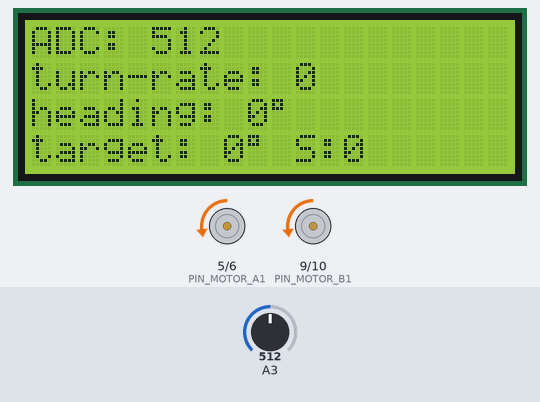
Bench run of a sketch on a simulated Arduino Uno, built with avr-gcc and run on an emulated ATmega328P. Shown: 20×4 character LCD, motor-driver pin pairs drawn as motors (green arrow = first pin HIGH = forward, orange = second pin HIGH = backward, longer = more drive). The inputs (shaded band) are chosen by the test bench; at power-on: A3 = 512.

Above: at 4.2 s.
4.3 s: A3 set to 716
At 4.46 s:
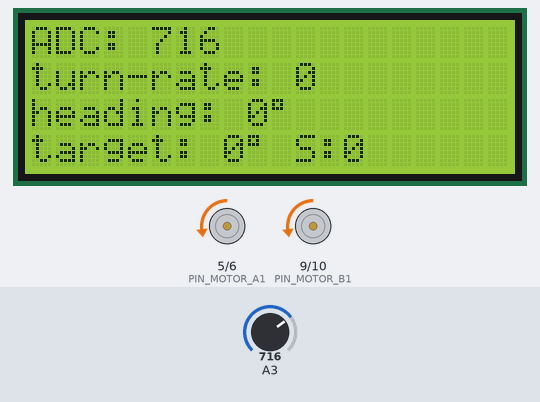
7.3 s: A3 set to 686
At 7.48 s:
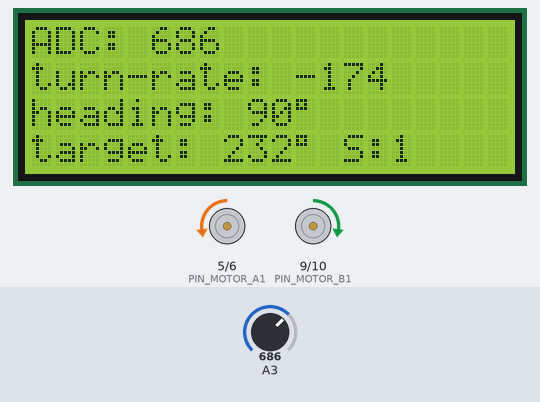
9.7 s: A3 set to 667
At 9.9 s:
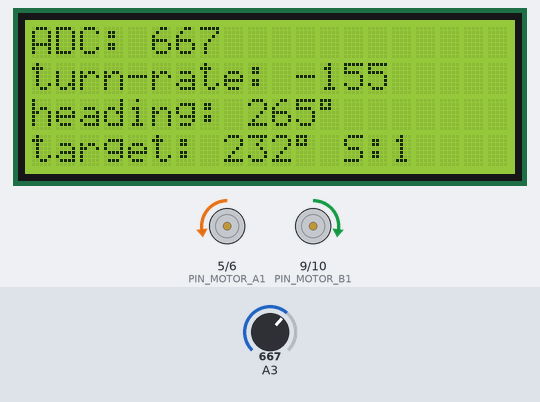
Timing chart, 0 to 15.7 s (numbered marks = the images above; inputs shaded):
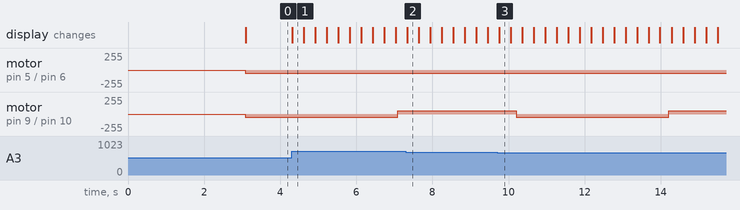

The sketch:

TurnRateSensor.ino
```cpp
// TurnRate Sensor: read data from analog gyroscope, output heading on lcd

/* Connections:
 R/S : Pin 11
 R/W : not connected
 E   : Pin 12
 DB4 : Pin 13
 DB5 : Pin A0
 DB6 : Pin A1
 DB7 : Pin A2

 Motor:
 A1 : Pin 5
 A2 : Pin 6
 B1 : Pin 9
 B2 : Pin 10
 Turn-Rate Sensor: A3
*/

// include LCD functions:
#include <LiquidCrystal.h>

// define the LCD screen
LiquidCrystal lcd(11, 12, 13, A0, A1, A2);

// Pins of motor
#define PIN_MOTOR_A1 5
#define PIN_MOTOR_A2 6
#define PIN_MOTOR_B1 9
#define PIN_MOTOR_B2 10

const uint8_t motorPins[] = { PIN_MOTOR_A1, PIN_MOTOR_A2, PIN_MOTOR_B1, PIN_MOTOR_B2 };

// Aufgabe 2
// Variable für den Ruhewert des Sensors
int16_t gyroOffset = 0;
// Aufgabe 3
//unsigned long lastMicros = 0;
long heading_int = 0;
const int DEADZONE = 5;
// Aufgabe 6 - Zustandsautomat Variablen
char state = '0';  // Zustand: '0' = drive forward, '1' = rotate right
unsigned long timer = 0;  // Timer in Millisekunden
int targetHeading = 0;  // Zielrichtung in Grad
const int8_t TOLERANCE = 2;  // Toleranzbereich für heading Vergleich
unsigned long timerState = 0;
int16_t turnRate = 0;

// initialization
void setup()
{
   // Pins A0, A1, A2 als Ausgänge konfigurieren
  pinMode(A0, OUTPUT);
  pinMode(A1, OUTPUT);
  pinMode(A2, OUTPUT);


  // Motor Pins als Ausgänge konfigurieren
  for(int i = 0; i < 4; i++) {
    pinMode(motorPins[i], OUTPUT);
  }

  lcd.clear();
  lcd.begin(20, 4);
  lcd.setCursor(0, 0);
  lcd.print("Kalibrierung...");

  // Warten auf Stabilisierung nach dem Einschalten
  delay(2000);

  // Aufgabe 2
  // Berechnung des Mittelwerts über mehrere Messungen
  long sum = 0;
  const int numSamples = 100;

  for(int i = 0; i < numSamples; i++) {
    sum += analogRead(A3);
    delay(10);  // Kurze Pause zwischen Messungen
  }

  gyroOffset = sum / numSamples;

  // Timer initialisieren
  timer = millis();

  // LCD für normale Anzeige vorbereiten
  lcd.clear();

  /*Aufgabe 1*/
  lcd.setCursor(0, 0);
  lcd.print("ADC: ");
  lcd.setCursor(0, 1);
  lcd.print("turn-rate: ");

  timerState = timer + 4000;

}

void loop()
{
  /* Aufgabe 2   */
  // Aktuellen ADC-Wert lesen
  int16_t analogValue = analogRead(A3);

  // ADC-Wert in erster Zeile anzeigen
  lcd.setCursor(5, 0);
  lcd.print(analogValue);
  lcd.print("   ");  // Überschreibt Restzeichen

  // Drehrate in zweiter Zeile anzeigen
  lcd.setCursor(11, 1);
  lcd.print(turnRate);
  lcd.print("   ");  // Überschreibt Restzeichen

  int heading = getHeading();

  // Aufgabe 3
  /*
  lcd.setCursor(0, 2);  // dritte Zeile
  lcd.print("heading: ");
  lcd.print(heading_int);
  lcd.print((char)223);  // Gradzeichen
  lcd.print("   ");
  */

  // Aufgabe 4
  lcd.setCursor(0, 2);  // dritte Zeile
  lcd.print("heading: ");
  lcd.print(heading);
  lcd.print((char)223);  // Gradzeichen
  lcd.print("   ");

  // Aufgabe 6 - Zustandsautomat
  doState(heading);

  // targetHeading auf LCD anzeigen (dritte Zeile, kommentiert heading_int aus)
  lcd.setCursor(0, 3);  // 4te Zeile
  lcd.print("target: ");
  lcd.print(targetHeading);
  lcd.print((char)223);
  lcd.print(" S:");
  lcd.print(state);
  lcd.print("  ");
}

// Aufgabe 3 und 4
int getHeading() {
  // Aufgabe 3
  int16_t analogValue = analogRead(A3);
  turnRate = gyroOffset - analogValue;
  unsigned long headingTimer = millis();
  if (!(turnRate <= DEADZONE and turnRate >= -DEADZONE)) {
    heading_int += turnRate * (headingTimer- timer);
  }
  // Aufgabe 4
  timer = headingTimer;
  // Sklarieungsfaktor  = 2280 (wir haben einfach
  int heading = (heading_int / 2280) % 360;
  if (heading < 0) {
   heading += 360;
  }
  return heading;
}

// Aufgabe 5
void setMotor(bool forward, uint8_t speed, bool motorA) {
  int pin1, pin2;

  if (motorA) {
    pin1 = PIN_MOTOR_A1;
    pin2 = PIN_MOTOR_A2;
  } else {
    pin1 = PIN_MOTOR_B1;
    pin2 = PIN_MOTOR_B2;
  }

  if (forward) {
    digitalWrite(pin1, LOW);
    analogWrite(pin2, speed);
  } else {
    analogWrite(pin1, speed);
    digitalWrite(pin2, LOW);
  }
}

// Aufgabe 6
void doState(int heading) {

  // Zustandsautomat
  if (state == '0') {  // State 0: drive forward

    // Vorwärts fahren
    setMotor(true, 50, true);   // Motor A vorwärts
    setMotor(true, 50, false);  // Motor B vorwärts

    // Prüfen ob 4 Sekunden vergangen sind
    if (millis() >= timerState) {
      // --> State 1
      state = '1';
      // Zielrichtung berechnen (aktueller heading + 120)
      targetHeading = (heading + 120) % 360;
      // Timer reset
      //timer = currentTime;
    }
  }
  else if (state == '1') {  // rotate right
    // Rechts drehen (Motor A vorwärts, Motor B rückwärts)
    setMotor(true, 50, true);    // Motor A vorwärts
    setMotor(false, 50, false);  // Motor B rückwärts

    int TOLERANCE = 3;
    bool targetReached = false;

    // Prüfen ob Zielrichtung erreicht ist
    if ((heading - targetHeading) <= TOLERANCE && (heading - targetHeading) > -1 ) {targetReached = true;}

    if (targetReached) {
      // --> State 0
      state = '0';
      heading_int = 0;
      // set to current time plus 4000
      timerState = millis() + 4000;  // Set next target time
    }
  }
}

/* Usefull LCD functions:
set the current write position of the lcd to specific line and row:
  lcd.setCursor(row, line);

write onto lcd, starting at current position:
  lcd.print("abc");
*/
```

Measured:
- after the input at 4.3 s, the display: changes at once (image 1)
